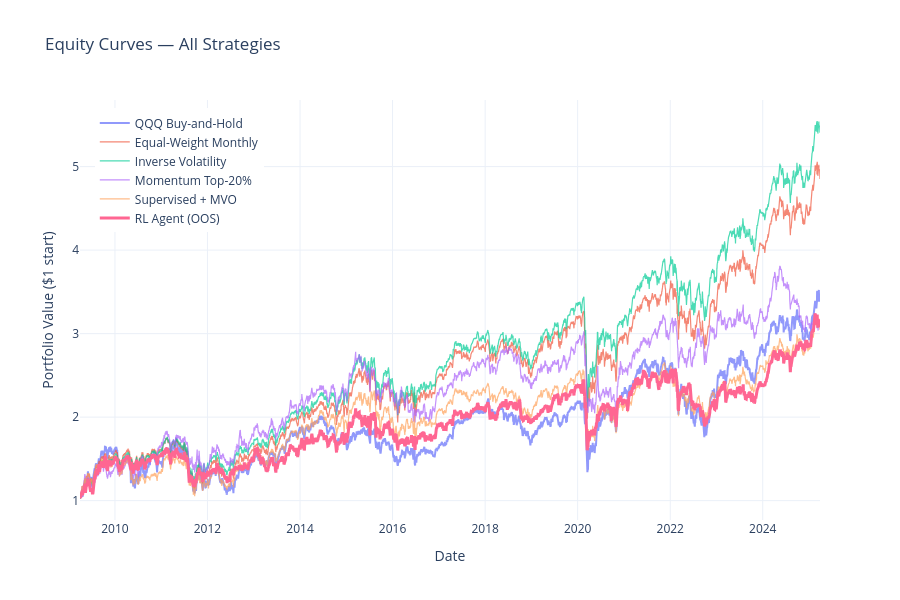

The notebook cell this image was saved under:
### Markdown cell above
## 3. All Strategies Equity Chart

All strategies on the same OOS period.

### Code cell
fig = go.Figure()

# Baselines
for col in bl_equity.columns:
    fig.add_trace(go.Scatter(
        x=bl_equity.index, y=bl_equity[col], name=col, mode="lines",
        line=dict(color=get_color(col), width=2.0 if "QQQ" in col else 1.2), opacity=0.7))

# RL Agent
if rl_available:
    fig.add_trace(go.Scatter(
        x=rl_equity.index, y=rl_equity["RL Agent"],
        name="RL Agent (OOS)", mode="lines",
        line=dict(color=COLORS["RL Agent"], width=3.0)))

fig.update_layout(
    title="Equity Curves — All Strategies",
    xaxis_title="Date", yaxis_title="Portfolio Value ($1 start)",
    template="plotly_white", height=600,
    legend=dict(x=0.02, y=0.98), hovermode="x unified")
if SAVE_PLOTS: fig.write_html(f"{RESULTS_DIR}/plot_equity_all.html")
fig.show()

### Figure 1 — Plotly figure (JSON) as saved in the notebook; plotly's stock layout.template omitted (floating-point values rounded to 4 significant figures; data arrays with more than 128 entries replaced by an {"elided": "..."} marker saying what was removed)
{"data": [{"line": {"color": "#636EFA", "width": 2}, "mode": "lines", "name": "QQQ Buy-and-Hold", "opacity": 0.7, "type": "scatter", "x": {"elided": "4100 str values"}, "y": {"elided": "4100 float values"}}, {"line": {"color": "#EF553B", "width": 1.2}, "mode": "lines", "name": "Equal-Weight Monthly", "opacity": 0.7, "type": "scatter", "x": {"elided": "4100 str values"}, "y": {"elided": "4100 float values"}}, {"line": {"color": "#00CC96", "width": 1.2}, "mode": "lines", "name": "Inverse Volatility", "opacity": 0.7, "type": "scatter", "x": {"elided": "4100 str values"}, "y": {"elided": "4100 float values"}}, {"line": {"color": "#AB63FA", "width": 1.2}, "mode": "lines", "name": "Momentum Top-20%", "opacity": 0.7, "type": "scatter", "x": {"elided": "4100 str values"}, "y": {"elided": "4100 float values"}}, {"line": {"color": "#FFA15A", "width": 1.2}, "mode": "lines", "name": "Supervised + MVO", "opacity": 0.7, "type": "scatter", "x": {"elided": "4100 str values"}, "y": {"elided": "4100 float values"}}, {"line": {"color": "#FF6692", "width": 3}, "mode": "lines", "name": "RL Agent (OOS)", "type": "scatter", "x": {"elided": "4086 str values"}, "y": {"elided": "4086 float values"}}], "layout": {"height": 600, "hovermode": "x unified", "legend": {"x": 0.02, "y": 0.98}, "title": {"text": "Equity Curves — All Strategies"}, "xaxis": {"title": {"text": "Date"}}, "yaxis": {"title": {"text": "Portfolio Value ($1 start)"}}}}
